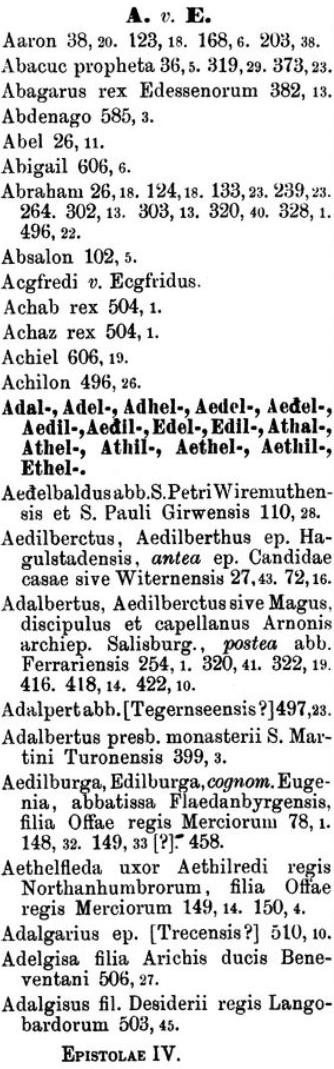
#> input picture tests/01_index/img/box_img_00.jpg, 334 x 1069 px
$ python -i morphology.py   (imports and definitions only)
#> lines starting #> are read from the running program, lines starting #| are printed output that depends on the picture
#> further down, picture is the input picture: shape (1069, 334, 3); min 0, max 255, mean 216.8
import numpy as np
import cv2
from img_process.utility import set_px

"""
cv.medianBlur(	src, ksize[, dst]	) -> 	dst
cv.dilate(	src, kernel[, dst[, anchor[, iterations[, borderType[, borderValue]]]]]	) -> 	dst
//  destination array of the same size and type as src.

Reference
*   https://docs.opencv.org/4.x/d4/d86/group__imgproc__filter.html#ga564869aa33e58769b4469101aac458f9
*   https://docs.opencv.org/4.x/d4/d86/group__imgproc__filter.html#ga4ff0f3318642c4f469d0e11f242f3b6c
"""

#-----------------------------------------------------------------------------------------

def remove_noise(img: np.ndarray) -> np.ndarray:
    # https://github.com/wjbmattingly/ocr_python_textbook/blob/main/02_02_working%20with%20opencv.ipynb
    # https://www.geeksforgeeks.org/erosion-and-dilation-morphological-transformations-in-opencv-in-cpp/
    kernel = np.ones(shape = (1, 1), dtype = np.uint8)
    img = cv2.dilate(src = img, kernel = kernel, iterations=1)
    img = cv2.erode(src = img, kernel = kernel, iterations=1)
    img = cv2.morphologyEx(src = img, kernel = kernel, borderType= cv2.MORPH_CLOSE)
    img = cv2.medianBlur(src = img,ksize = 3)
    return img

def thin_font(img: np.ndarray) -> np.ndarray:
    img = cv2.bitwise_not(src = img)
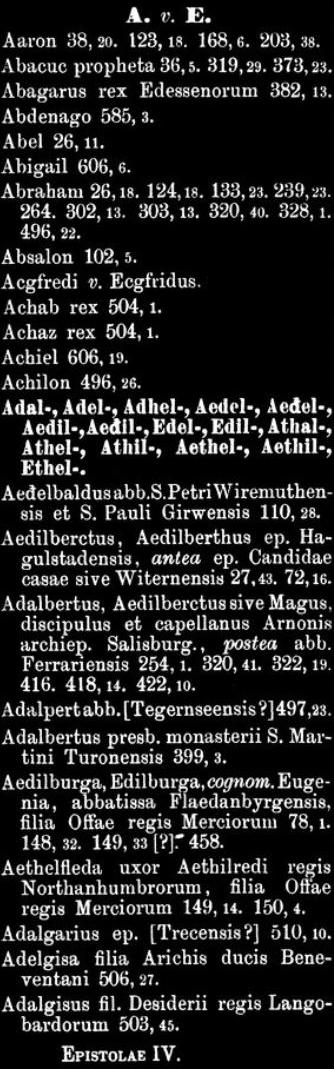
#> img: shape (1069, 334, 3); min 0, max 255, mean 38.2
    kernel = np.ones(shape = (2, 2), dtype = np.uint8)
    img = cv2.erode(src = img, kernel = kernel, iterations=1)
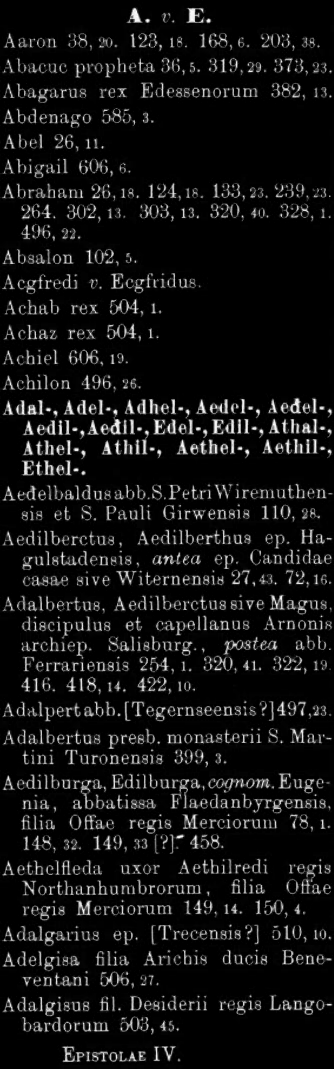
#> img: shape (1069, 334, 3); min 0, max 254, mean 19.7
    img = cv2.bitwise_not(src = img)
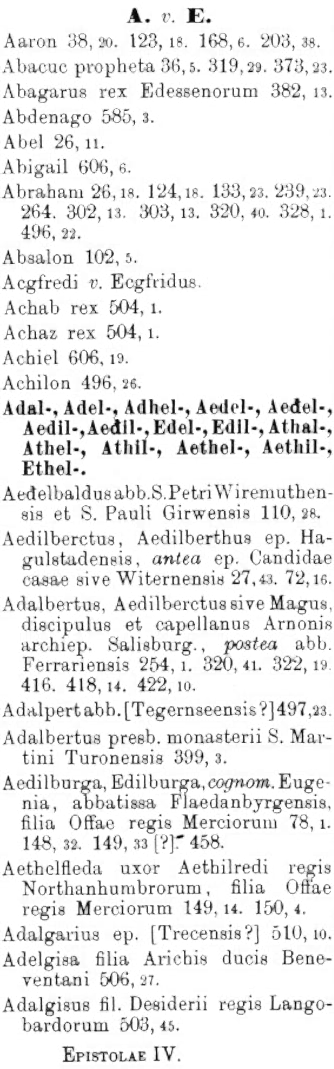
#> img: shape (1069, 334, 3); min 1, max 255, mean 235.3
    return img

def thick_font(img: np.ndarray) -> np.ndarray:
    kernel = np.ones(shape = (2, 2), dtype = np.uint8)
    img = cv2.bitwise_not(src = img)
    img = cv2.dilate(src = img, kernel = kernel, iterations=1)
    img = cv2.bitwise_not(src = img)
    return img

#-----------------------------------------------------------------------------------------

# Increase the line width of the image
def dilate(img: np.ndarray, kernel: np.ndarray = np.ones((5, 5), np.uint8)) -> np.ndarray:
    return cv2.dilate(src = img, kernel = kernel, iterations=1)

#-----------------------------------------------------------------------------------------

# Decrease the line width of the image
def erode(img: np.ndarray, kernel: np.ndarray = np.ones((5, 5), np.uint8)) -> np.ndarray:
    return cv2.erode(src = img, kernel = kernel, iterations=1)

#-----------------------------------------------------------------------------------------

# erosion followed by dilation
def opening(img: np.ndarray, kernel: np.ndarray = np.ones((5, 5), np.uint8)) -> np.ndarray:
    return cv2.morphologyEx(src = img, borderType= cv2.MORPH_OPEN, kernel = kernel)

#-----------------------------------------------------------------------------------------

"""
This algorithm works by
1.  It is recommended to transform image to gray image and apply Gaussian Blur.
2.  approximate the derivative of image pixal (Gx and Gy).
-   using horizontal and vertical kernal to find Gx and Gy
-   G_d = square_root(Gx^2 + Gy^2) = how large the gradient
-   Theta = arctan(Gy / Gx) = orientation of gradient
3.  Use G_d and Theta to find local maximum pixel, and make other pixel equal 0.
4.  Select only pixel that higher than high_thresh or connected
    to the selected pixel and higher than low_thresh.

Reference
-   https://youtu.be/uihBwtPIBxM?si=eX2jBPZZLiu8A87y
-   https://youtu.be/sRFM5IEqR2w?si=PqnIy0Abml61lZQx
"""
def canny(img: np.ndarray, low_thresh: int = 100, high_thresh: int = 200) -> np.ndarray:
    if low_thresh > high_thresh:
        tp = low_thresh
        low_thresh = high_thresh
        high_thresh = tp
    return cv2.Canny(image = img, threshold1= set_px(low_thresh), threshold2= set_px(high_thresh))

#-----------------------------------------------------------------------------------------

# https://nanonets.com/blog/ocr-with-tesseract/
# https://docs.opencv.org/4.x/d9/d61/tutorial_py_morphological_ops.html

>>> import cv2
>>> picture = cv2.imread('../tests/01_index/img/box_img_00.jpg')
>>> result = thin_font(picture)

$ run again, on tests/01_index/img/box_img_01.jpg
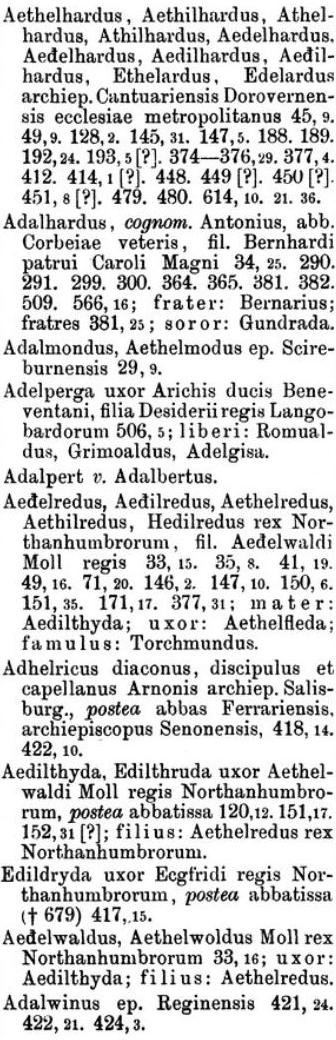
#> input picture tests/01_index/img/box_img_01.jpg, 336 x 1040 px
#> picture is the input picture: shape (1040, 336, 3); min 0, max 255, mean 209.6
#> in thin_font, `img = cv2.erode(src = img, kernel = kernel, iterations=1)`:
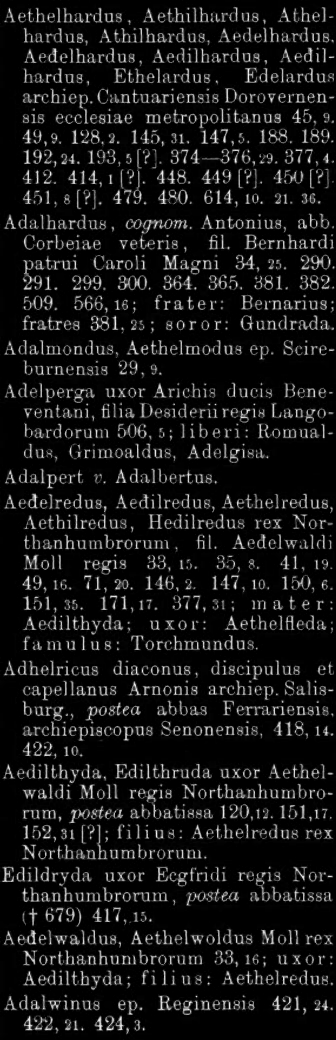
#> img: shape (1040, 336, 3); min 0, max 252, mean 22.7
#> in thin_font, `img = cv2.bitwise_not(src = img)`:
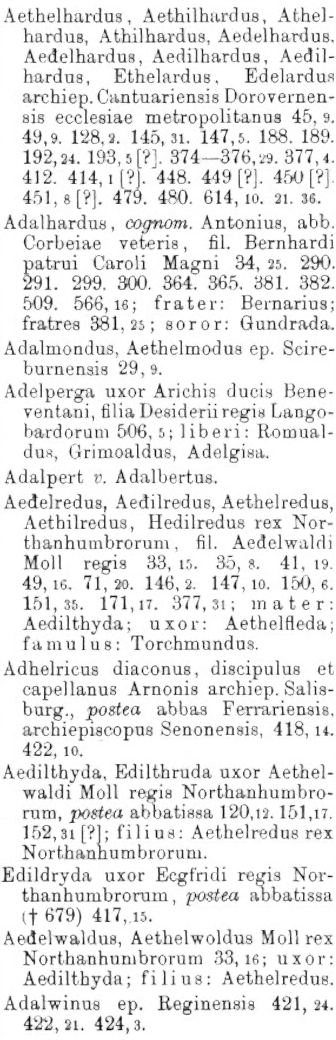
#> img: shape (1040, 336, 3); min 3, max 255, mean 232.3

$ run again, on tests/01_index/img/box_img_02.jpg
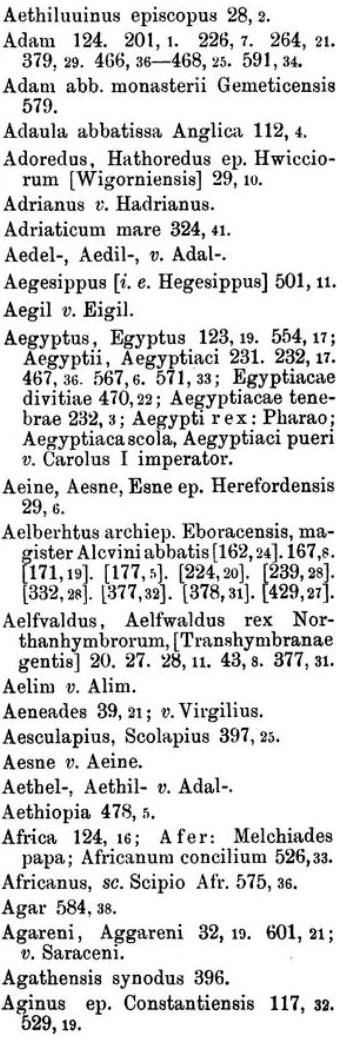
#> input picture tests/01_index/img/box_img_02.jpg, 337 x 1040 px
#> picture is the input picture: shape (1040, 337, 3); min 0, max 255, mean 219.4
#> in thin_font, `img = cv2.erode(src = img, kernel = kernel, iterations=1)`:
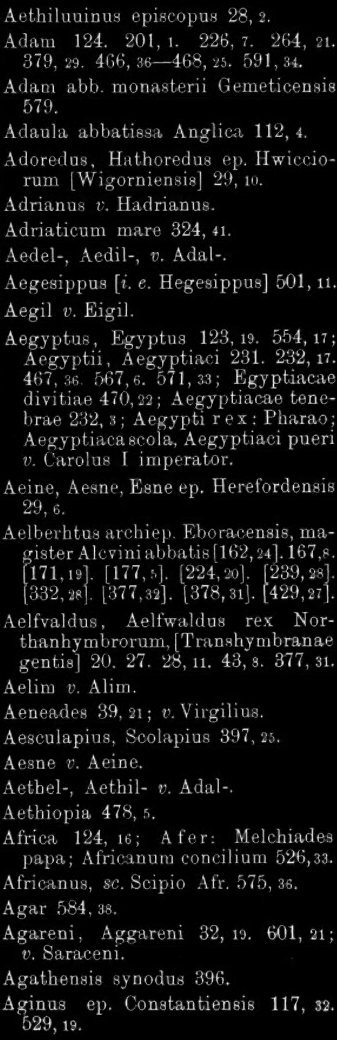
#> img: shape (1040, 337, 3); min 0, max 248, mean 17.5
#> in thin_font, `img = cv2.bitwise_not(src = img)`:
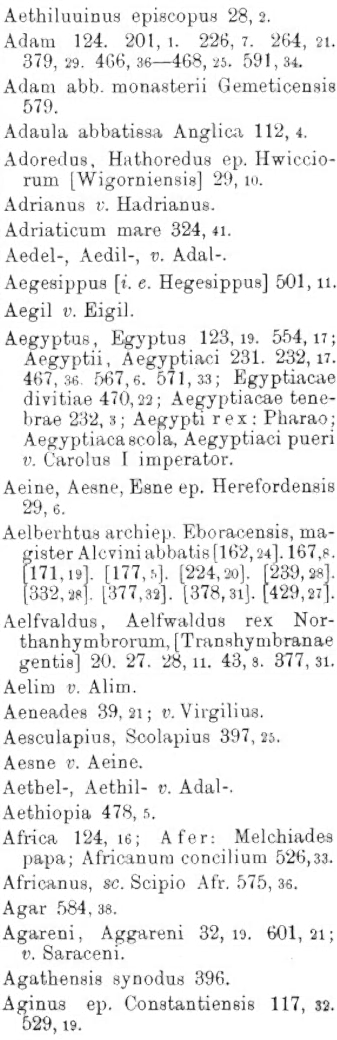
#> img: shape (1040, 337, 3); min 7, max 255, mean 237.5
